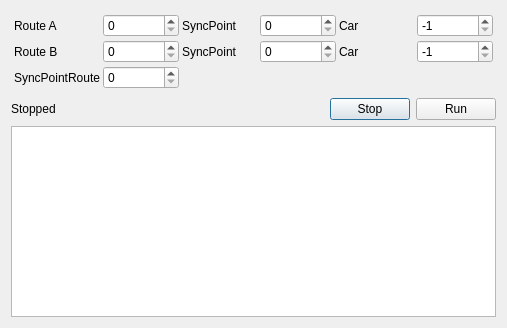
<?xml version="1.0" encoding="UTF-8"?>
<ui version="4.0">
 <class>IntersectionTest</class>
 <widget class="QDialog" name="IntersectionTest">
  <property name="geometry">
   <rect>
    <x>0</x>
    <y>0</y>
    <width>507</width>
    <height>328</height>
   </rect>
  </property>
  <property name="windowTitle">
   <string>Intersection Test</string>
  </property>
  <layout class="QVBoxLayout" name="verticalLayout">
   <item>
    <widget class="QWidget" name="settingsWidget" native="true">
     <layout class="QGridLayout" name="gridLayout">
      <property name="leftMargin">
       <number>3</number>
      </property>
      <property name="topMargin">
       <number>3</number>
      </property>
      <property name="rightMargin">
       <number>3</number>
      </property>
      <property name="bottomMargin">
       <number>3</number>
      </property>
      <property name="spacing">
       <number>3</number>
      </property>
      <item row="0" column="0">
       <widget class="QLabel" name="label">
        <property name="text">
         <string>Route A</string>
        </property>
       </widget>
      </item>
      <item row="0" column="1">
       <widget class="QSpinBox" name="routeABox"/>
      </item>
      <item row="0" column="2">
       <widget class="QLabel" name="label_2">
        <property name="text">
         <string>SyncPoint</string>
        </property>
       </widget>
      </item>
      <item row="0" column="3">
       <widget class="QSpinBox" name="syncABox">
        <property name="maximum">
         <number>499</number>
        </property>
       </widget>
      </item>
      <item row="0" column="4">
       <widget class="QLabel" name="label_6">
        <property name="text">
         <string>Car</string>
        </property>
       </widget>
      </item>
      <item row="0" column="5">
       <widget class="QSpinBox" name="carABox">
        <property name="minimum">
         <number>-1</number>
        </property>
        <property name="value">
         <number>-1</number>
        </property>
       </widget>
      </item>
      <item row="1" column="0">
       <widget class="QLabel" name="label_3">
        <property name="text">
         <string>Route B</string>
        </property>
       </widget>
      </item>
      <item row="1" column="1">
       <widget class="QSpinBox" name="routeBBox"/>
      </item>
      <item row="1" column="2">
       <widget class="QLabel" name="label_4">
        <property name="text">
         <string>SyncPoint</string>
        </property>
       </widget>
      </item>
      <item row="1" column="3">
       <widget class="QSpinBox" name="syncBBox">
        <property name="maximum">
         <number>499</number>
        </property>
       </widget>
      </item>
      <item row="1" column="4">
       <widget class="QLabel" name="label_7">
        <property name="text">
         <string>Car</string>
        </property>
       </widget>
      </item>
      <item row="1" column="5">
       <widget class="QSpinBox" name="carBBox">
        <property name="minimum">
         <number>-1</number>
        </property>
        <property name="value">
         <number>-1</number>
        </property>
       </widget>
      </item>
      <item row="2" column="0">
       <widget class="QLabel" name="label_5">
        <property name="text">
         <string>SyncPointRoute</string>
        </property>
       </widget>
      </item>
      <item row="2" column="1">
       <widget class="QSpinBox" name="routeSyncBox"/>
      </item>
     </layout>
    </widget>
   </item>
   <item>
    <layout class="QHBoxLayout" name="horizontalLayout">
     <item>
      <widget class="QLabel" name="runningLabel">
       <property name="text">
        <string>Stopped</string>
       </property>
      </widget>
     </item>
     <item>
      <spacer name="horizontalSpacer">
       <property name="orientation">
        <enum>Qt::Horizontal</enum>
       </property>
       <property name="sizeHint" stdset="0">
        <size>
         <width>40</width>
         <height>20</height>
        </size>
       </property>
      </spacer>
     </item>
     <item>
      <widget class="QPushButton" name="stopButton">
       <property name="text">
        <string>Stop</string>
       </property>
      </widget>
     </item>
     <item>
      <widget class="QPushButton" name="runButton">
       <property name="text">
        <string>Run</string>
       </property>
      </widget>
     </item>
    </layout>
   </item>
   <item>
    <widget class="QPlainTextEdit" name="terminalEdit">
     <property name="font">
      <font>
       <family>Monospace</family>
      </font>
     </property>
     <property name="undoRedoEnabled">
      <bool>false</bool>
     </property>
     <property name="readOnly">
      <bool>true</bool>
     </property>
    </widget>
   </item>
  </layout>
 </widget>
 <resources/>
 <connections/>
</ui>
